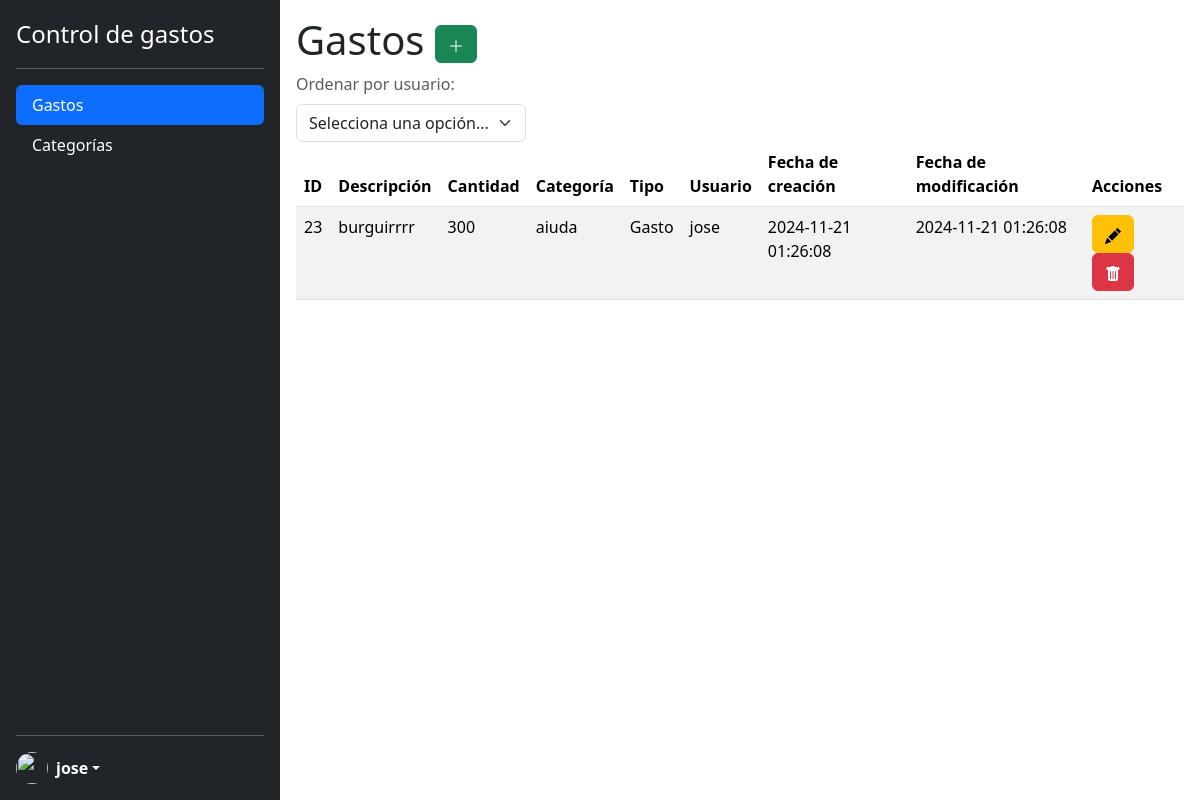
Screenshot of /modules/gastos/ (signed in) with the database file from the repository.
### tables this page shows
CREATE TABLE `gastos` (
  `id` int(11) UNSIGNED NOT NULL,
  `descripcion` varchar(255) NOT NULL,
  `creacion` datetime DEFAULT current_timestamp(),
  `modificacion` datetime DEFAULT current_timestamp() ON UPDATE current_timestamp(),
  `cantidad` float NOT NULL,
  `categoria` int(11) UNSIGNED NOT NULL,
  `tipo` int(11) UNSIGNED NOT NULL,
  `usuario` int(11) UNSIGNED NOT NULL
);

CREATE TABLE `categorias` (
  `id` int(11) UNSIGNED NOT NULL,
  `nombre` varchar(50) NOT NULL,
  `creacion` datetime DEFAULT current_timestamp(),
  `modificacion` datetime DEFAULT current_timestamp() ON UPDATE current_timestamp(),
  `usuario` int(11) UNSIGNED NOT NULL,
  `status` int(1) NOT NULL,
  `color` char(6) NOT NULL
);

CREATE TABLE `tipos` (
  `id` int(11) UNSIGNED NOT NULL,
  `nombre` varchar(50) NOT NULL,
  `creacion` datetime DEFAULT current_timestamp(),
  `modificacion` datetime DEFAULT current_timestamp() ON UPDATE current_timestamp(),
  `status` int(1) NOT NULL,
  `color` char(6) DEFAULT NULL
);

CREATE TABLE `usuarios` (
  `id` int(11) UNSIGNED NOT NULL,
  `nombre` varchar(50) NOT NULL,
  `telefono` varchar(10) NOT NULL,
  `correo` varchar(255) NOT NULL,
  `password` varchar(50) NOT NULL,
  `rol` int(11) UNSIGNED NOT NULL,
  `creacion` datetime DEFAULT current_timestamp(),
  `modificacion` datetime DEFAULT current_timestamp() ON UPDATE current_timestamp(),
  `status` int(1) NOT NULL
);

### modules/gastos/index.php (the view, shortened to what this page needs)
<?php
require_once '../../lib/db.php';
?>
<!DOCTYPE html>
<html lang="en">
<head>
    <?php include_once '../../lib/head.php'; ?>
</head>
<body class="d-flex flex-nowrap">
    <?php
    $idUsuario = $_SESSION['id'];
    include_once '../../lib/sidebar.php';
    ?>
    <section class="p-3 w-100">
        <h1>Gastos
            <a href="insertar.php" class="btn btn-success">
                <svg xmlns="http://www.w3.org/2000/svg" width="16" height="16" fill="currentColor" class="bi bi-plus-lg" viewBox="0 0 16 16">
                    <path fill-rule="evenodd" d="M8 2a.5.5 0 0 1 .5.5v5h5a.5.5 0 0 1 0 1h-5v5a.5.5 0 0 1-1 0v-5h-5a.5.5 0 0 1 0-1h5v-5A.5.5 0 0 1 8 2" />
                </svg>
            </a>
        </h1>
        <div class="d-inline-flex flex-column align-items-start">
            <form method="GET" action="index.php" class="d-inline">
                <label for="orderSelect" class="form-label text-muted">Ordenar por usuario:</label>
                <select name="order" id="orderSelect" class="form-select w-auto" onchange="this.form.submit()">
                    <option value="" disabled selected>Selecciona una opción...</option>
                </select>
            </form>
        </div>
        <table class="table table-striped table-hover">
            <thead>
                <tr>
                    <th>ID</th>
                    <th>Descripción</th>
                    <th>Cantidad</th>
                    <th>Categoría</th>
                    <th>Tipo</th>
                    <th>Usuario</th>
                    <th>Fecha de creación</th>
                    <th>Fecha de modificación</th>
                    <th>Acciones</th>
                </tr>
            </thead>
            <tbody>
                <?php
                $order = 'ASC';
                $consulta = "SELECT g.id, g.descripcion, g.creacion, g.modificacion, g.cantidad, u.nombre as usuario, t.nombre as tipo, c.nombre as categoria FROM gastos g JOIN usuarios u ON g.usuario = u.id JOIN tipos t ON g.tipo = t.id JOIN categorias c ON g.categoria = c.id WHERE g.usuario = $idUsuario ORDER BY u.nombre $order";
                $resultado = mysqli_query($enlace, $consulta);
                while ($registro = mysqli_fetch_object($resultado)) {
                ?>
                    <tr>
                        <td><?php echo $registro->id; ?></td>
                        <td><?php echo $registro->descripcion; ?></td>
                        <td><?php echo $registro->cantidad; ?></td>
                        <td><?php echo $registro->categoria; ?></td>
                        <td><?php echo $registro->tipo; ?></td>
                        <td><?php echo $registro->usuario; ?></td>
                        <td><?php echo $registro->creacion; ?></td>
                        <td><?php echo $registro->modificacion; ?></td>
                        <td>
                            <a href="editar.php?id=<?php echo $registro->id; ?>" class="btn btn-warning">
                            </a>
                            <a href="eliminar.php?id=<?php echo $registro->id; ?>" class="btn btn-danger">
                            </a>
                        </td>
                    </tr>
                <?php } ?>
            </tbody>
        </table>
    </section>
</body>
</html>

### css/general.css (style rules this page uses)
body, html { min-height: 100vh; min-height: -webkit-fill-available; height: 100vh; }

### rows the page displays
gastos: id "23", descripcion "burguirrrr", cantidad "300", categoria.nombre "aiuda", tipo.nombre "Gasto", usuario.nombre "jose", creacion "2024-11-21 01:26:08", modificacion "2024-11-21 01:26:08"

### other values shown
$_SESSION["nombre"] "jose"
